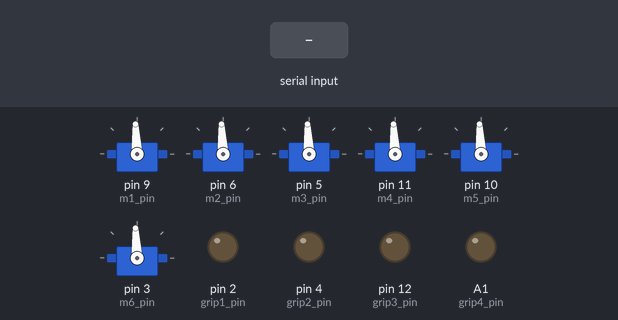
This sketch was run on a simulated Arduino Uno, built with avr-gcc and run on an emulated ATmega328P. Shown: 6 × servo, output pins drawn as LEDs (lit = HIGH). Inputs (shaded band) come from the test bench.

Above: at 0.9 s.
1.0 s: "/" received over Serial
At 2.2 s:
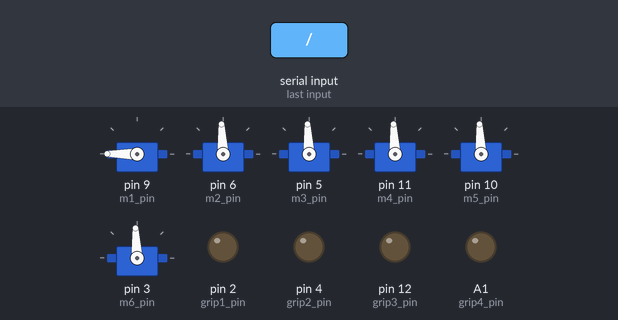
2.5 s: "90/45\n" received over Serial
At 3.5 s:
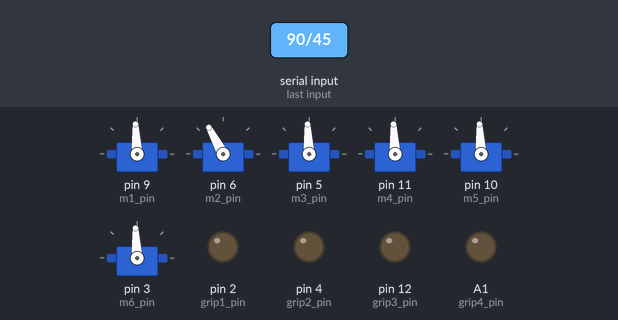
4.0 s: "30/150\n" received over Serial
At 4.7 s:
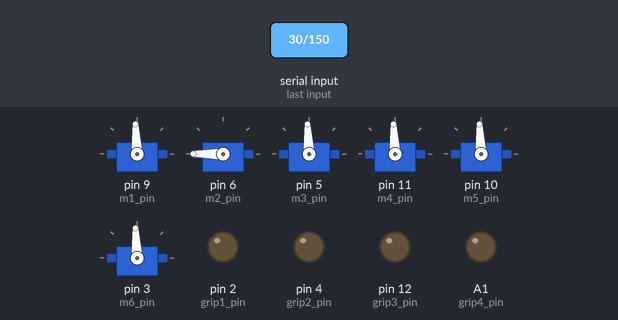
5.5 s: "/" received over Serial
At 6.7 s:
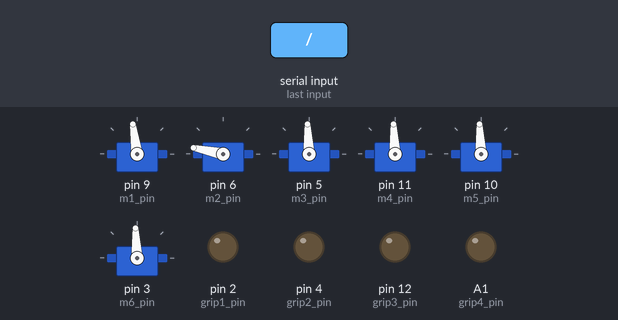
7.0 s: "1/90\n" received over Serial
At 8.1 s:
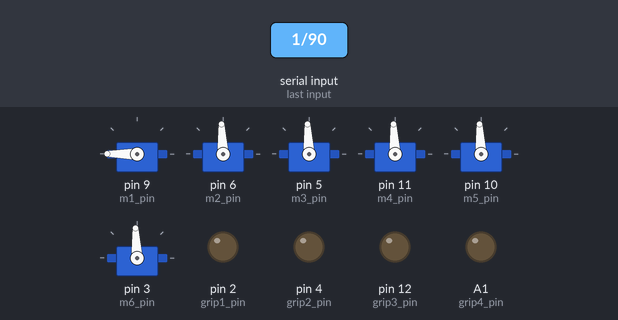
8.5 s: "1/90/45\n" received over Serial
At 9.3 s:
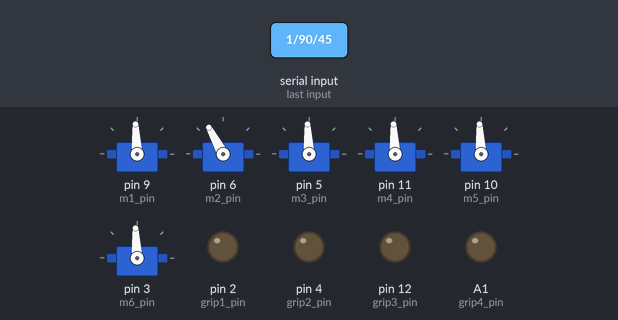
Timing chart, 0 to 11.0 s (numbered marks = the images above; inputs shaded):
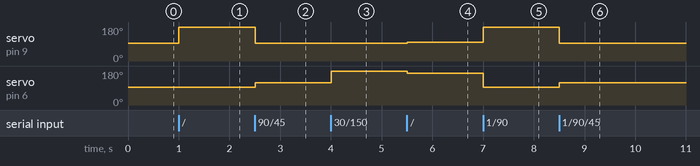

The sketch:

Main_ROV.ino
```cpp
#include <MPU6050_tockn.h>
#include <Wire.h>
#include <Servo.h>
#include <SoftwareSerial.h>
#include<string.h>
#define SSerialTxControl A0   //RS485 Direction control pin

#define RS485Transmit    HIGH //Station
#define RS485Receive     LOW //ROV


Servo motor_1;
Servo motor_2;
Servo motor_3;
Servo motor_4;
Servo motor_5;
Servo motor_6;

SoftwareSerial RS485Serial(7, 8); // RX, TX

class ROV {
  private:

    String command = "";
    int motorSpeeds[7];
    int gripperStatuses[5];
    byte gripperBools[5];
    int imuData[9];
    MPU6050 mpu6050;
    int m1_pin = 9; //6
    int m2_pin = 6; //10
    int m3_pin = 5; //11
    int m4_pin = 11; //3
    int m5_pin = 10; //9
    int m6_pin = 3; //5
    int grip1_pin =  2;
    int grip2_pin =  4;
    int grip3_pin = 12;
    int grip4_pin = A1;


  public:
    ROV() : mpu6050(Wire) {}

    void receive_data() {
      int byteReceived;
      int byteSend;
      char c;
      int values[11];

      if (Serial.available()) {
        byteReceived = Serial.read();
        c = static_cast<char>(byteReceived);
        if (c == '/') {
          this->command = this->command.substring(1);
          int index = 0;
          while (this->command.length() > 0) {
            int commaIndex = this->command.indexOf(',');
            if (commaIndex != -1) {
              String valueStr = this->command.substring(0, commaIndex);

              values[index] = valueStr.toInt();

              this->command = this->command.substring(commaIndex + 1);

              index++;
            } else {
              values[index] = this->command.toInt();
              break;
            }
          }

          for (int i = 0; i <= 5; i++) {
            if (i <= 5) {
              this->motorSpeeds[i] = values[i];
            } else {
              this->gripperStatuses[i] = values[i];
            }
          }

          this->gripperStatuses[0] = values[6];
          this->gripperStatuses[1] = values[7];
          this->gripperStatuses[2] = values[8];
          this->gripperStatuses[3] = values[9];
          this->command = "";

        } else {

          this->command += c;
        }

      }

    }

    void getImuData() {
      mpu6050.update();
      this-> imuData[0] = mpu6050.getTemp();
      this-> imuData[1] = mpu6050.getAccX();
      this-> imuData[2] = mpu6050.getAccY();
      this-> imuData[3] = mpu6050.getAccZ();

      this-> imuData[4] = mpu6050.getGyroX();
      this-> imuData[5] = mpu6050.getGyroY();
      this-> imuData[6] = mpu6050.getGyroZ();

      this-> imuData[7] = mpu6050.getGyroAngleX();
      this-> imuData[8] = mpu6050.getGyroAngleY();
      this-> imuData[9] = mpu6050.getGyroAngleZ();

      this-> imuData[10] = mpu6050.getAngleX();
      this-> imuData[11] = mpu6050.getAngleY();
      this-> imuData[12] = mpu6050.getAngleZ();

    }

    void initialize() {

      Serial.begin(115200);
      Wire.begin();
      mpu6050.begin();
      pinMode(SSerialTxControl, OUTPUT);
      digitalWrite(SSerialTxControl, RS485Receive);  // Init Transceiver
      RS485Serial.begin(115200);   // set the data rate .

      motor_1.attach(m1_pin);
      motor_2.attach(m2_pin);
      motor_3.attach(m3_pin);
      motor_4.attach(m4_pin);
      motor_5.attach(m5_pin);
      motor_6.attach(m6_pin);

      motor_1.writeMicroseconds(1500);
      motor_2.writeMicroseconds(1500);
      motor_3.writeMicroseconds(1500);
      motor_4.writeMicroseconds(1500);
      motor_5.writeMicroseconds(1500);
      motor_6.writeMicroseconds(1500);

      pinMode(grip1_pin, OUTPUT);
      pinMode(grip2_pin, OUTPUT);
      pinMode(grip3_pin, OUTPUT);
      pinMode(grip4_pin, OUTPUT);
    }

    void adjust_motors() {
      motor_1.writeMicroseconds(1500 + motorSpeeds[0]);
      motor_2.writeMicroseconds(1500 + motorSpeeds[1]);
      motor_3.writeMicroseconds(1500 + motorSpeeds[2]);
      motor_4.writeMicroseconds(1500 + motorSpeeds[3]);
      motor_5.writeMicroseconds(1500 + motorSpeeds[4]);
      motor_6.writeMicroseconds(1500 + motorSpeeds[5]);
    }

    void adjust_grippers() {
      //      for (int i = 0; i < 5; i++) {
      //        if (this->gripperStatuses[i] == 0) {
      //          this->gripperBools[i] = LOW;
      //        } else if (this->gripperStatuses[i] == 1) {
      //          this->gripperBools[i] = HIGH ;
      //        }
      //      }
      //
      //      digitalWrite( 2, this->gripperBools[0] );
      //      digitalWrite( 4, this->gripperBools[1] );
      //      digitalWrite( 12, this->gripperBools[2] );
      //      digitalWrite( A1, this->gripperBools[3] );
      if (this->gripperStatuses[0] == 0) {
        digitalWrite( 2, LOW );
      }
      else if (this->gripperStatuses[0] == 1) {
        digitalWrite( 2, HIGH );
      }

      if (this->gripperStatuses[1] == 0) {
        digitalWrite( 4, LOW );
      }
      else if (this->gripperStatuses[1] == 1) {
        digitalWrite( 4, HIGH );
      }

      if (this->gripperStatuses[2] == 0) {
        digitalWrite( 12, LOW );
      }
      else if (this->gripperStatuses[2] == 1) {
        digitalWrite( 12, HIGH );
      }

      if (this->gripperStatuses[3] == 0) {
        analogWrite( A1, 0 );
      }
      else if (this->gripperStatuses[3] == 1) {
        analogWrite( A1, 255 );
      }
    }

    void send_imu_data() {
      this->getImuData();
      //serial.print(this->imuData[0])
      //serial.print(this->imuData[1])
      //serial.print(this->imuData[2])
      //serial.print(this->imuData[3])
      //serial.print(this->imuData[4])
      //serial.print(this->imuData[5])
      //serial.print(this->imuData[6])
      //serial.print(this->imuData[7])
      //serial.print(this->imuData[8])
      //serial.print(this->imuData[9])
      //serial.print(this->imuData[10])
      //serial.print(this->imuData[11])
      //serial.println(this->imuData[12])
      Serial.write("data of imu");
    }

    void operate() {

      while (true) {
        this->receive_data();
        this->adjust_motors();
        this->adjust_grippers();
        //this->send_imu_data();
      }
    }

};

ROV rov;

void setup() {
  rov.initialize();
  rov.operate();
}

void loop() {
  // Handle any other non-blocking tasks here
}
```

Measured:
- after the input at 1.0 s, servo on pin 9 (m1_pin): 93° → 180° at once
- after the input at 2.5 s, servo on pin 9 (m1_pin): 180° → 93° at once; servo on pin 6 (m2_pin): 93° → 118° at once
- after the input at 4.0 s, servo on pin 6 (m2_pin): 118° → 180° at once
- after the input at 5.5 s, servo on pin 9 (m1_pin): 93° → 98° at once; servo on pin 6 (m2_pin): 180° → 168° at once
- after the input at 7.0 s, servo on pin 9 (m1_pin): 98° → 180° at once; servo on pin 6 (m2_pin): 168° → 93° at once
- after the input at 8.5 s, servo on pin 9 (m1_pin): 180° → 93° at once; servo on pin 6 (m2_pin): 93° → 118° at once
